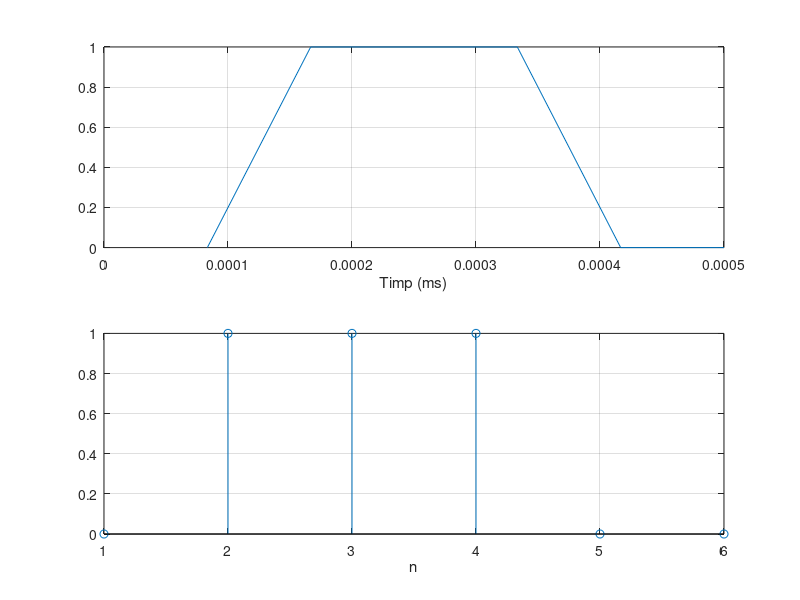

This figure's MATLAB source:
Fs = 12000; %Frecventa de esantionare 12khz
N = 0.5*12; %Numar esantioane 0.5ms * 12khz
n=1:N;
for i = 1:1:N
    v(i) = round(rand); %Se genereaza semnalul binar aleator
end
ts = 1/Fs; %Se calculeaza perioada
t = ts:ts:N*ts; %Se defineste vectorul timp

subplot (2,1,1);
plot(t,v); %Se reprezinta semnalul in functie de timp
xlabel('Timp (ms)')
grid
subplot (2,1,2);
stem(n,v); %Se reprezinta semnalul discret in functie de n
xlabel('n')
grid